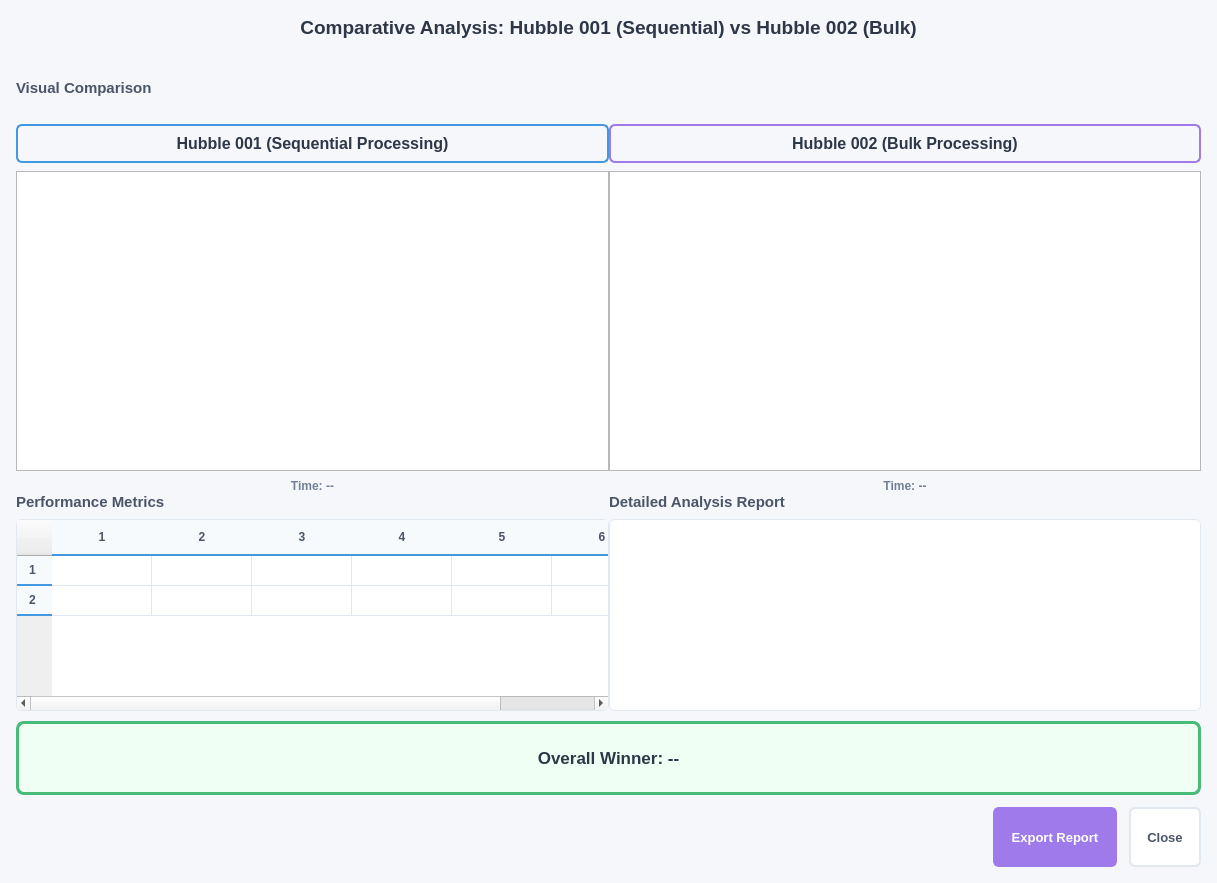
<?xml version="1.0" encoding="UTF-8"?>
<ui version="4.0">
 <class>ComparisonDialog</class>
 <widget class="QDialog" name="ComparisonDialog">
  <property name="geometry">
   <rect>
    <x>0</x>
    <y>0</y>
    <width>1217</width>
    <height>883</height>
   </rect>
  </property>
  <property name="windowTitle">
   <string>Algorithm Comparison - Hubble 001 vs Hubble 002</string>
  </property>
  <property name="styleSheet">
   <string notr="true">QDialog {
    background-color: #f5f7fa;
}

QGroupBox {
    font-weight: 600;
    font-size: 11pt;
    color: #2d3748;
    border: 2px solid #e2e8f0;
    border-radius: 8px;
    margin-top: 12px;
    padding-top: 10px;
}

QGroupBox::title {
    subcontrol-origin: margin;
    left: 10px;
    padding: 0 10px 0 10px;
}

QTextEdit {
    background-color: #ffffff;
    border: 1px solid #e2e8f0;
    border-radius: 6px;
    padding: 12px;
    font-family: 'Monaco', 'Menlo', 'Ubuntu Mono', monospace;
    font-size: 9pt;
    line-height: 1.4;
}

QTableWidget {
    background-color: #ffffff;
    border: 1px solid #e2e8f0;
    border-radius: 6px;
    gridline-color: #e2e8f0;
    font-size: 9pt;
}

QTableWidget::item {
    padding: 6px 12px;
    border: none;
}

QTableWidget::item:selected {
    background-color: #ebf8ff;
    color: #2d3748;
}

QHeaderView::section {
    background-color: #f7fafc;
    border: none;
    border-bottom: 2px solid #4299e1;
    padding: 8px 12px;
    font-weight: 600;
    color: #4a5568;
}

QPushButton {
    background-color: #ffffff;
    border: 1.5px solid #e2e8f0;
    color: #4a5568;
    padding: 10px 16px;
    border-radius: 6px;
    min-height: 36px;
    font-size: 10pt;
    font-weight: 500;
}

QPushButton:hover {
    background-color: #f7fafc;
    border-color: #cbd5e0;
}

QPushButton#exportBtn {
    background-color: #9f7aea;
    border-color: #9f7aea;
    color: #ffffff;
    font-weight: 600;
}

QPushButton#exportBtn:hover {
    background-color: #805ad5;
    border-color: #805ad5;
}

QLabel#hubble001Label {
    font-size: 12pt;
    font-weight: 700;
    color: #2d3748;
    padding: 8px;
    background: linear-gradient(to right, #ebf8ff, #ffffff);
    border-radius: 6px;
    border: 2px solid #4299e1;
}

QLabel#hubble002Label {
    font-size: 12pt;
    font-weight: 700;
    color: #2d3748;
    padding: 8px;
    background: linear-gradient(to right, #faf5ff, #ffffff);
    border-radius: 6px;
    border: 2px solid #9f7aea;
}

QLabel#winnerLabel {
    font-size: 13pt;
    font-weight: 800;
    color: #2d3748;
    padding: 12px;
    background-color: #f0fff4;
    border-radius: 8px;
    border: 3px solid #48bb78;
}

QSplitter::handle {
    background-color: #e2e8f0;
    width: 4px;
    border-radius: 2px;
}

QSplitter::handle:hover {
    background-color: #cbd5e0;
}</string>
  </property>
  <layout class="QVBoxLayout" name="verticalLayout">
   <property name="spacing">
    <number>12</number>
   </property>
   <property name="leftMargin">
    <number>16</number>
   </property>
   <property name="topMargin">
    <number>16</number>
   </property>
   <property name="rightMargin">
    <number>16</number>
   </property>
   <property name="bottomMargin">
    <number>16</number>
   </property>
   <item>
    <widget class="QLabel" name="titleLabel">
     <property name="styleSheet">
      <string notr="true">font-size: 14pt; font-weight: 700; color: #2d3748; padding-bottom: 8px; border-bottom: 3px solid #9f7aea;</string>
     </property>
     <property name="text">
      <string>Comparative Analysis: Hubble 001 (Sequential) vs Hubble 002 (Bulk)</string>
     </property>
     <property name="alignment">
      <set>Qt::AlignCenter</set>
     </property>
    </widget>
   </item>
   <item>
    <widget class="QSplitter" name="mainSplitter">
     <property name="orientation">
      <enum>Qt::Vertical</enum>
     </property>
     <widget class="QWidget" name="imageComparisonWidget">
      <layout class="QVBoxLayout" name="verticalLayout_2">
       <property name="spacing">
        <number>10</number>
       </property>
       <item>
        <widget class="QLabel" name="imageComparisonLabel">
         <property name="styleSheet">
          <string notr="true">font-size: 11pt; font-weight: 600; color: #4a5568;</string>
         </property>
         <property name="text">
          <string>Visual Comparison</string>
         </property>
        </widget>
       </item>
       <item>
        <widget class="QSplitter" name="imageSplitter">
         <property name="orientation">
          <enum>Qt::Horizontal</enum>
         </property>
         <widget class="QWidget" name="hubble001Widget">
          <layout class="QVBoxLayout" name="verticalLayout_3">
           <property name="spacing">
            <number>8</number>
           </property>
           <item>
            <widget class="QLabel" name="hubble001Label">
             <property name="text">
              <string>Hubble 001 (Sequential Processing)</string>
             </property>
             <property name="alignment">
              <set>Qt::AlignCenter</set>
             </property>
            </widget>
           </item>
           <item>
            <widget class="QGraphicsView" name="hubble001View">
             <property name="minimumSize">
              <size>
               <width>400</width>
               <height>300</height>
              </size>
             </property>
            </widget>
           </item>
           <item>
            <widget class="QLabel" name="hubble001TimeLabel">
             <property name="styleSheet">
              <string notr="true">font-size: 9pt; color: #718096; font-weight: 500;</string>
             </property>
             <property name="text">
              <string>Time: --</string>
             </property>
             <property name="alignment">
              <set>Qt::AlignCenter</set>
             </property>
            </widget>
           </item>
          </layout>
         </widget>
         <widget class="QWidget" name="hubble002Widget">
          <layout class="QVBoxLayout" name="verticalLayout_4">
           <property name="spacing">
            <number>8</number>
           </property>
           <item>
            <widget class="QLabel" name="hubble002Label">
             <property name="text">
              <string>Hubble 002 (Bulk Processing)</string>
             </property>
             <property name="alignment">
              <set>Qt::AlignCenter</set>
             </property>
            </widget>
           </item>
           <item>
            <widget class="QGraphicsView" name="hubble002View">
             <property name="minimumSize">
              <size>
               <width>400</width>
               <height>300</height>
              </size>
             </property>
            </widget>
           </item>
           <item>
            <widget class="QLabel" name="hubble002TimeLabel">
             <property name="styleSheet">
              <string notr="true">font-size: 9pt; color: #718096; font-weight: 500;</string>
             </property>
             <property name="text">
              <string>Time: --</string>
             </property>
             <property name="alignment">
              <set>Qt::AlignCenter</set>
             </property>
            </widget>
           </item>
          </layout>
         </widget>
        </widget>
       </item>
      </layout>
     </widget>
     <widget class="QWidget" name="metricsWidget">
      <layout class="QVBoxLayout" name="verticalLayout_5">
       <property name="spacing">
        <number>10</number>
       </property>
       <item>
        <widget class="QSplitter" name="metricsSplitter">
         <property name="orientation">
          <enum>Qt::Horizontal</enum>
         </property>
         <widget class="QWidget" name="performanceWidget">
          <layout class="QVBoxLayout" name="verticalLayout_6">
           <property name="spacing">
            <number>8</number>
           </property>
           <item>
            <widget class="QLabel" name="performanceLabel">
             <property name="styleSheet">
              <string notr="true">font-size: 11pt; font-weight: 600; color: #4a5568;</string>
             </property>
             <property name="text">
              <string>Performance Metrics</string>
             </property>
            </widget>
           </item>
           <item>
            <widget class="QTableWidget" name="metricsTable">
             <property name="rowCount">
              <number>2</number>
             </property>
             <property name="columnCount">
              <number>6</number>
             </property>
             <row/>
             <row/>
             <column/>
             <column/>
             <column/>
             <column/>
             <column/>
             <column/>
            </widget>
           </item>
          </layout>
         </widget>
         <widget class="QWidget" name="analysisWidget">
          <layout class="QVBoxLayout" name="verticalLayout_7">
           <property name="spacing">
            <number>8</number>
           </property>
           <item>
            <widget class="QLabel" name="analysisReportLabel">
             <property name="styleSheet">
              <string notr="true">font-size: 11pt; font-weight: 600; color: #4a5568;</string>
             </property>
             <property name="text">
              <string>Detailed Analysis Report</string>
             </property>
            </widget>
           </item>
           <item>
            <widget class="QTextEdit" name="analysisText">
             <property name="readOnly">
              <bool>true</bool>
             </property>
            </widget>
           </item>
          </layout>
         </widget>
        </widget>
       </item>
       <item>
        <widget class="QLabel" name="winnerLabel">
         <property name="text">
          <string>Overall Winner: --</string>
         </property>
         <property name="alignment">
          <set>Qt::AlignCenter</set>
         </property>
        </widget>
       </item>
      </layout>
     </widget>
    </widget>
   </item>
   <item>
    <layout class="QHBoxLayout" name="buttonLayout">
     <property name="spacing">
      <number>12</number>
     </property>
     <item>
      <spacer name="horizontalSpacer">
       <property name="orientation">
        <enum>Qt::Horizontal</enum>
       </property>
       <property name="sizeHint" stdset="0">
        <size>
         <width>40</width>
         <height>20</height>
        </size>
       </property>
      </spacer>
     </item>
     <item>
      <widget class="QPushButton" name="exportBtn">
       <property name="text">
        <string>Export Report</string>
       </property>
      </widget>
     </item>
     <item>
      <widget class="QPushButton" name="closeBtn">
       <property name="text">
        <string>Close</string>
       </property>
      </widget>
     </item>
    </layout>
   </item>
  </layout>
 </widget>
 <resources/>
 <connections/>
</ui>
